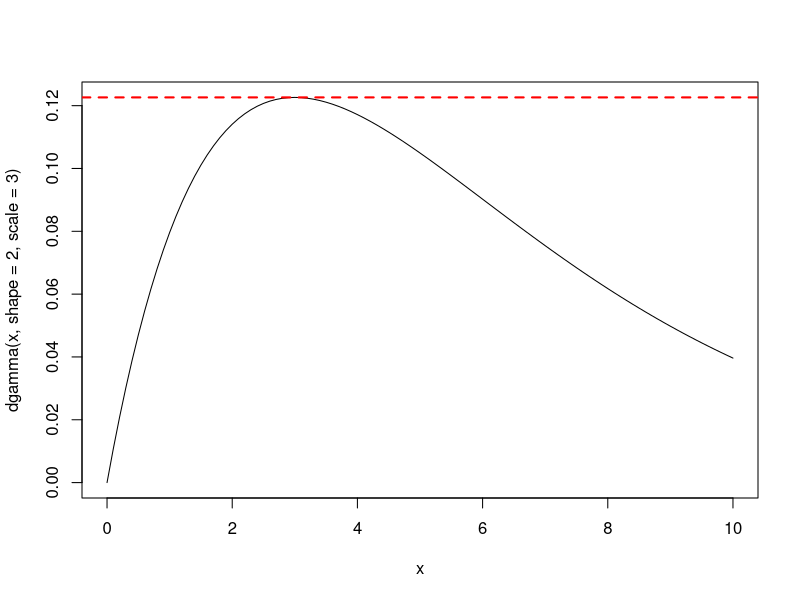
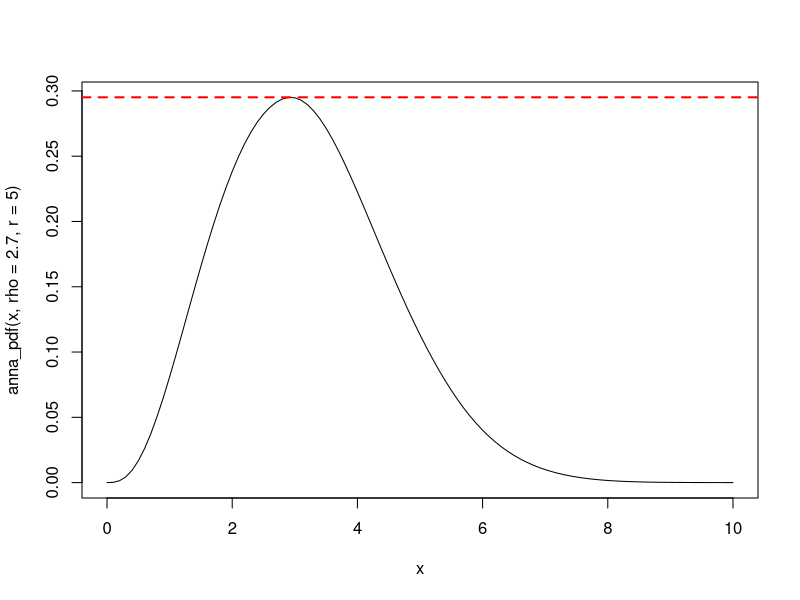

The R source for these figures, in order:
#STA380 TUT 10
#Question 1
#Use optimize() to maximise the Gamma(α = 2, β = 3) pdf with respect to x.

help(optimize)
op <- optimize(dgamma, interval = c(0, 100),
               shape = 2, scale = 3, maximum = TRUE)
op$maximum #x value where the pdf is largest
op$objective #the maximum pdf value

# graph; optional but nice to see
curve(dgamma(x, shape =2, scale = 3), 0, 10)
abline(h = dgamma(op$maximum, shape = 2, scale = 3),
       col = "red", lty = 2, lwd = 2)

#Theoretical result
#mode=(α−1)β, (2−1)×3=3, it means pdf is maximized at x=3.

#Question 2
anna_pdf <- Vectorize(function(a, rho, r){
  if(a > ((r-1)*rho)){return(0)}
  total <- 0
  denom <- (1 - exp(-rho))^(r-1)
  for(i in 0:(r-1)){
    part1 <- choose(r-1, i) * exp(-i*rho) * (-1)^(i)
    q <- a - i*rho
    part2 <- if((q > 0) && (a <= (r-1)*rho)){
      dgamma(q, shape = r - 1)
    } else {0}
    total <- total + part1*part2
  }
  return(total/denom)
}, vectorize.args = "a")


op <- optimize(anna_pdf, interval = c(0, 10),
               rho = 2.7, r = 5, maximum = TRUE)
op$maximum
curve(anna_pdf(x, rho = 2.7, r = 5), 0, 10)
abline(h = anna_pdf(op$maximum, rho = 2.7, r = 5),
       col = "red", lty = 2, lwd = 2)


#Question 3
#(b) generate samples from the Laplace distribution.
library(VGAM)
n<-10^4
set.seed(1)
samp <- rlaplace(n, location = 4, scale = 2)

#(c)Use optim() to maximize the log likelihood. Use all 5 methods. Do any of them provide a good result?

laplace_likelihood = function(theta, sample){
  mu <- theta[1]
  b <- theta[2]
  # need to add constraint for the optimizer...
  if (b <= 0) {return(Inf)}
  n <- length(sample)
  # By default, optim() gives the MINIMUM. need to negate for the max!
  return(-(-n*log(2*b) - (1/b)*sum(abs(sample-mu))))
}

start_val <- c(1, 1)

#numerical optimization algorithm
op_1 <- optim(start_val, sample = samp, laplace_likelihood, method = "Nelder-Mead") 
op_2 <- optim(start_val, sample = samp, laplace_likelihood, method = "BFGS")
op_3 <- optim(start_val, sample = samp, laplace_likelihood, method = "CG")
op_4 <- optim(start_val, sample = samp, laplace_likelihood, method = "L-BFGS-B",
              lower = c(1e-6, 1e-6))
op_5 <- optim(start_val, sample = samp, laplace_likelihood, method = "SANN")

#par means (mu_hat , b_hat), MLE estimates.
op_1$par
op_2$par
op_3$par
op_4$par
op_5$par

#$value: value of the objective function at the optimum.
#$counts: how many evaluations were required during optimization.

#(d)
#mu_hat MLE
mu <- median(samp)
mu #3.982892
#b_hat MLE
mean(abs(samp - mu)) #2.030977
